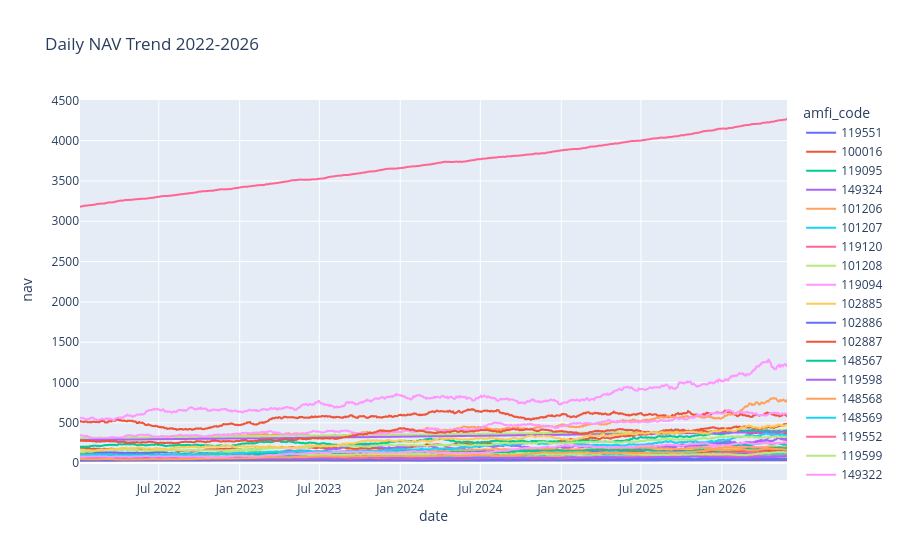

Here is the notebook cell this chart was saved with:
### Code cell
nav["date"] = pd.to_datetime(nav["date"])

nav = nav.sort_values("date")


fig = px.line(
    nav,
    x="date",
    y="nav",
    color="amfi_code",
    title="Daily NAV Trend 2022-2026"
)

fig.show()


fig.write_image(
    CHARTS/"nav_trend.png"
)

### Figure 1 — Plotly figure (JSON) as saved in the notebook; plotly's stock layout.template omitted (floating-point values rounded to 4 significant figures; data arrays with more than 128 entries replaced by an {"elided": "..."} marker saying what was removed)
{"data": [{"hovertemplate": "amfi_code=119551<br>date=%{x}<br>nav=%{y}<extra></extra>", "legendgroup": "119551", "line": {"color": "#636efa", "dash": "solid"}, "marker": {"symbol": "circle"}, "mode": "lines", "name": "119551", "showlegend": true, "type": "scattergl", "x": {"elided": "1150 str values"}, "xaxis": "x", "y": {"elided": "1150 float values"}, "yaxis": "y"}, {"hovertemplate": "amfi_code=100016<br>date=%{x}<br>nav=%{y}<extra></extra>", "legendgroup": "100016", "line": {"color": "#EF553B", "dash": "solid"}, "marker": {"symbol": "circle"}, "mode": "lines", "name": "100016", "showlegend": true, "type": "scattergl", "x": {"elided": "1150 str values"}, "xaxis": "x", "y": {"elided": "1150 float values"}, "yaxis": "y"}, {"hovertemplate": "amfi_code=119095<br>date=%{x}<br>nav=%{y}<extra></extra>", "legendgroup": "119095", "line": {"color": "#00cc96", "dash": "solid"}, "marker": {"symbol": "circle"}, "mode": "lines", "name": "119095", "showlegend": true, "type": "scattergl", "x": {"elided": "1150 str values"}, "xaxis": "x", "y": {"elided": "1150 float values"}, "yaxis": "y"}, {"hovertemplate": "amfi_code=149324<br>date=%{x}<br>nav=%{y}<extra></extra>", "legendgroup": "149324", "line": {"color": "#ab63fa", "dash": "solid"}, "marker": {"symbol": "circle"}, "mode": "lines", "name": "149324", "showlegend": true, "type": "scattergl", "x": {"elided": "1150 str values"}, "xaxis": "x", "y": {"elided": "1150 float values"}, "yaxis": "y"}, {"hovertemplate": "amfi_code=101206<br>date=%{x}<br>nav=%{y}<extra></extra>", "legendgroup": "101206", "line": {"color": "#FFA15A", "dash": "solid"}, "marker": {"symbol": "circle"}, "mode": "lines", "name": "101206", "showlegend": true, "type": "scattergl", "x": {"elided": "1150 str values"}, "xaxis": "x", "y": {"elided": "1150 float values"}, "yaxis": "y"}, {"hovertemplate": "amfi_code=101207<br>date=%{x}<br>nav=%{y}<extra></extra>", "legendgroup": "101207", "line": {"color": "#19d3f3", "dash": "solid"}, "marker": {"symbol": "circle"}, "mode": "lines", "name": "101207", "showlegend": true, "type": "scattergl", "x": {"elided": "1150 str values"}, "xaxis": "x", "y": {"elided": "1150 float values"}, "yaxis": "y"}, {"hovertemplate": "amfi_code=119120<br>date=%{x}<br>nav=%{y}<extra></extra>", "legendgroup": "119120", "line": {"color": "#FF6692", "dash": "solid"}, "marker": {"symbol": "circle"}, "mode": "lines", "name": "119120", "showlegend": true, "type": "scattergl", "x": {"elided": "1150 str values"}, "xaxis": "x", "y": {"elided": "1150 float values"}, "yaxis": "y"}, {"hovertemplate": "amfi_code=101208<br>date=%{x}<br>nav=%{y}<extra></extra>", "legendgroup": "101208", "line": {"color": "#B6E880", "dash": "solid"}, "marker": {"symbol": "circle"}, "mode": "lines", "name": "101208", "showlegend": true, "type": "scattergl", "x": {"elided": "1150 str values"}, "xaxis": "x", "y": {"elided": "1150 float values"}, "yaxis": "y"}, {"hovertemplate": "amfi_code=119094<br>date=%{x}<br>nav=%{y}<extra></extra>", "legendgroup": "119094", "line": {"color": "#FF97FF", "dash": "solid"}, "marker": {"symbol": "circle"}, "mode": "lines", "name": "119094", "showlegend": true, "type": "scattergl", "x": {"elided": "1150 str values"}, "xaxis": "x", "y": {"elided": "1150 float values"}, "yaxis": "y"}, {"hovertemplate": "amfi_code=102885<br>date=%{x}<br>nav=%{y}<extra></extra>", "legendgroup": "102885", "line": {"color": "#FECB52", "dash": "solid"}, "marker": {"symbol": "circle"}, "mode": "lines", "name": "102885", "showlegend": true, "type": "scattergl", "x": {"elided": "1150 str values"}, "xaxis": "x", "y": {"elided": "1150 float values"}, "yaxis": "y"}, {"hovertemplate": "amfi_code=102886<br>date=%{x}<br>nav=%{y}<extra></extra>", "legendgroup": "102886", "line": {"color": "#636efa", "dash": "solid"}, "marker": {"symbol": "circle"}, "mode": "lines", "name": "102886", "showlegend": true, "type": "scattergl", "x": {"elided": "1150 str values"}, "xaxis": "x", "y": {"elided": "1150 float values"}, "yaxis": "y"}, {"hovertemplate": "amfi_code=102887<br>date=%{x}<br>nav=%{y}<extra></extra>", "legendgroup": "102887", "line": {"color": "#EF553B", "dash": "solid"}, "marker": {"symbol": "circle"}, "mode": "lines", "name": "102887", "showlegend": true, "type": "scattergl", "x": {"elided": "1150 str values"}, "xaxis": "x", "y": {"elided": "1150 float values"}, "yaxis": "y"}, {"hovertemplate": "amfi_code=148567<br>date=%{x}<br>nav=%{y}<extra></extra>", "legendgroup": "148567", "line": {"color": "#00cc96", "dash": "solid"}, "marker": {"symbol": "circle"}, "mode": "lines", "name": "148567", "showlegend": true, "type": "scattergl", "x": {"elided": "1150 str values"}, "xaxis": "x", "y": {"elided": "1150 float values"}, "yaxis": "y"}, {"hovertemplate": "amfi_code=119598<br>date=%{x}<br>nav=%{y}<extra></extra>", "legendgroup": "119598", "line": {"color": "#ab63fa", "dash": "solid"}, "marker": {"symbol": "circle"}, "mode": "lines", "name": "119598", "showlegend": true, "type": "scattergl", "x": {"elided": "1150 str values"}, "xaxis": "x", "y": {"elided": "1150 float values"}, "yaxis": "y"}, {"hovertemplate": "amfi_code=148568<br>date=%{x}<br>nav=%{y}<extra></extra>", "legendgroup": "148568", "line": {"color": "#FFA15A", "dash": "solid"}, "marker": {"symbol": "circle"}, "mode": "lines", "name": "148568", "showlegend": true, "type": "scattergl", "x": {"elided": "1150 str values"}, "xaxis": "x", "y": {"elided": "1150 float values"}, "yaxis": "y"}, {"hovertemplate": "amfi_code=148569<br>date=%{x}<br>nav=%{y}<extra></extra>", "legendgroup": "148569", "line": {"color": "#19d3f3", "dash": "solid"}, "marker": {"symbol": "circle"}, "mode": "lines", "name": "148569", "showlegend": true, "type": "scattergl", "x": {"elided": "1150 str values"}, "xaxis": "x", "y": {"elided": "1150 float values"}, "yaxis": "y"}, {"hovertemplate": "amfi_code=119552<br>date=%{x}<br>nav=%{y}<extra></extra>", "legendgroup": "119552", "line": {"color": "#FF6692", "dash": "solid"}, "marker": {"symbol": "circle"}, "mode": "lines", "name": "119552", "showlegend": true, "type": "scattergl", "x": {"elided": "1150 str values"}, "xaxis": "x", "y": {"elided": "1150 float values"}, "yaxis": "y"}, {"hovertemplate": "amfi_code=119599<br>date=%{x}<br>nav=%{y}<extra></extra>", "legendgroup": "119599", "line": {"color": "#B6E880", "dash": "solid"}, "marker": {"symbol": "circle"}, "mode": "lines", "name": "119599", "showlegend": true, "type": "scattergl", "x": {"elided": "1150 str values"}, "xaxis": "x", "y": {"elided": "1150 float values"}, "yaxis": "y"}, {"hovertemplate": "amfi_code=149322<br>date=%{x}<br>nav=%{y}<extra></extra>", "legendgroup": "149322", "line": {"color": "#FF97FF", "dash": "solid"}, "marker": {"symbol": "circle"}, "mode": "lines", "name": "149322", "showlegend": true, "type": "scattergl", "x": {"elided": "1150 str values"}, "xaxis": "x", "y": {"elided": "1150 float values"}, "yaxis": "y"}, {"hovertemplate": "amfi_code=119093<br>date=%{x}<br>nav=%{y}<extra></extra>", "legendgroup": "119093", "line": {"color": "#FECB52", "dash": "solid"}, "marker": {"symbol": "circle"}, "mode": "lines", "name": "119093", "showlegend": true, "type": "scattergl", "x": {"elided": "1150 str values"}, "xaxis": "x", "y": {"elided": "1150 float values"}, "yaxis": "y"}, {"hovertemplate": "amfi_code=119092<br>date=%{x}<br>nav=%{y}<extra></extra>", "legendgroup": "119092", "line": {"color": "#636efa", "dash": "solid"}, "marker": {"symbol": "circle"}, "mode": "lines", "name": "119092", "showlegend": true, "type": "scattergl", "x": {"elided": "1150 str values"}, "xaxis": "x", "y": {"elided": "1150 float values"}, "yaxis": "y"}, {"hovertemplate": "amfi_code=120504<br>date=%{x}<br>nav=%{y}<extra></extra>", "legendgroup": "120504", "line": {"color": "#EF553B", "dash": "solid"}, "marker": {"symbol": "circle"}, "mode": "lines", "name": "120504", "showlegend": true, "type": "scattergl", "x": {"elided": "1150 str values"}, "xaxis": "x", "y": {"elided": "1150 float values"}, "yaxis": "y"}, {"hovertemplate": "amfi_code=120506<br>date=%{x}<br>nav=%{y}<extra></extra>", "legendgroup": "120506", "line": {"color": "#00cc96", "dash": "solid"}, "marker": {"symbol": "circle"}, "mode": "lines", "name": "120506", "showlegend": true, "type": "scattergl", "x": {"elided": "1150 str values"}, "xaxis": "x", "y": {"elided": "1150 float values"}, "yaxis": "y"}, {"hovertemplate": "amfi_code=120507<br>date=%{x}<br>nav=%{y}<extra></extra>", "legendgroup": "120507", "line": {"color": "#ab63fa", "dash": "solid"}, "marker": {"symbol": "circle"}, "mode": "lines", "name": "120507", "showlegend": true, "type": "scattergl", "x": {"elided": "1150 str values"}, "xaxis": "x", "y": {"elided": "1150 float values"}, "yaxis": "y"}, {"hovertemplate": "amfi_code=118632<br>date=%{x}<br>nav=%{y}<extra></extra>", "legendgroup": "118632", "line": {"color": "#FFA15A", "dash": "solid"}, "marker": {"symbol": "circle"}, "mode": "lines", "name": "118632", "showlegend": true, "type": "scattergl", "x": {"elided": "1150 str values"}, "xaxis": "x", "y": {"elided": "1150 float values"}, "yaxis": "y"}, {"hovertemplate": "amfi_code=120503<br>date=%{x}<br>nav=%{y}<extra></extra>", "legendgroup": "120503", "line": {"color": "#19d3f3", "dash": "solid"}, "marker": {"symbol": "circle"}, "mode": "lines", "name": "120503", "showlegend": true, "type": "scattergl", "x": {"elided": "1150 str values"}, "xaxis": "x", "y": {"elided": "1150 float values"}, "yaxis": "y"}, {"hovertemplate": "amfi_code=118633<br>date=%{x}<br>nav=%{y}<extra></extra>", "legendgroup": "118633", "line": {"color": "#FF6692", "dash": "solid"}, "marker": {"symbol": "circle"}, "mode": "lines", "name": "118633", "showlegend": true, "type": "scattergl", "x": {"elided": "1150 str values"}, "xaxis": "x", "y": {"elided": "1150 float values"}, "yaxis": "y"}, {"hovertemplate": "amfi_code=118634<br>date=%{x}<br>nav=%{y}<extra></extra>", "legendgroup": "118634", "line": {"color": "#B6E880", "dash": "solid"}, "marker": {"symbol": "circle"}, "mode": "lines", "name": "118634", "showlegend": true, "type": "scattergl", "x": {"elided": "1150 str values"}, "xaxis": "x", "y": {"elided": "1150 float values"}, "yaxis": "y"}, {"hovertemplate": "amfi_code=125497<br>date=%{x}<br>nav=%{y}<extra></extra>", "legendgroup": "125497", "line": {"color": "#FF97FF", "dash": "solid"}, "marker": {"symbol": "circle"}, "mode": "lines", "name": "125497", "showlegend": true, "type": "scattergl", "x": {"elided": "1150 str values"}, "xaxis": "x", "y": {"elided": "1150 float values"}, "yaxis": "y"}, {"hovertemplate": "amfi_code=100025<br>date=%{x}<br>nav=%{y}<extra></extra>", "legendgroup": "100025", "line": {"color": "#FECB52", "dash": "solid"}, "marker": {"symbol": "circle"}, "mode": "lines", "name": "100025", "showlegend": true, "type": "scattergl", "x": {"elided": "1150 str values"}, "xaxis": "x", "y": {"elided": "1150 float values"}, "yaxis": "y"}, {"hovertemplate": "amfi_code=118636<br>date=%{x}<br>nav=%{y}<extra></extra>", "legendgroup": "118636", "line": {"color": "#636efa", "dash": "solid"}, "marker": {"symbol": "circle"}, "mode": "lines", "name": "118636", "showlegend": true, "type": "scattergl", "x": {"elided": "1150 str values"}, "xaxis": "x", "y": {"elided": "1150 float values"}, "yaxis": "y"}, {"hovertemplate": "amfi_code=120841<br>date=%{x}<br>nav=%{y}<extra></extra>", "legendgroup": "120841", "line": {"color": "#EF553B", "dash": "solid"}, "marker": {"symbol": "circle"}, "mode": "lines", "name": "120841", "showlegend": true, "type": "scattergl", "x": {"elided": "1150 str values"}, "xaxis": "x", "y": {"elided": "1150 float values"}, "yaxis": "y"}, {"hovertemplate": "amfi_code=125498<br>date=%{x}<br>nav=%{y}<extra></extra>", "legendgroup": "125498", "line": {"color": "#00cc96", "dash": "solid"}, "marker": {"symbol": "circle"}, "mode": "lines", "name": "125498", "showlegend": true, "type": "scattergl", "x": {"elided": "1150 str values"}, "xaxis": "x", "y": {"elided": "1150 float values"}, "yaxis": "y"}, {"hovertemplate": "amfi_code=120842<br>date=%{x}<br>nav=%{y}<extra></extra>", "legendgroup": "120842", "line": {"color": "#ab63fa", "dash": "solid"}, "marker": {"symbol": "circle"}, "mode": "lines", "name": "120842", "showlegend": true, "type": "scattergl", "x": {"elided": "1150 str values"}, "xaxis": "x", "y": {"elided": "1150 float values"}, "yaxis": "y"}, {"hovertemplate": "amfi_code=120843<br>date=%{x}<br>nav=%{y}<extra></extra>", "legendgroup": "120843", "line": {"color": "#FFA15A", "dash": "solid"}, "marker": {"symbol": "circle"}, "mode": "lines", "name": "120843", "showlegend": true, "type": "scattergl", "x": {"elided": "1150 str values"}, "xaxis": "x", "y": {"elided": "1150 float values"}, "yaxis": "y"}, {"hovertemplate": "amfi_code=100033<br>date=%{x}<br>nav=%{y}<extra></extra>", "legendgroup": "100033", "line": {"color": "#19d3f3", "dash": "solid"}, "marker": {"symbol": "circle"}, "mode": "lines", "name": "100033", "showlegend": true, "type": "scattergl", "x": {"elided": "1150 str values"}, "xaxis": "x", "y": {"elided": "1150 float values"}, "yaxis": "y"}, {"hovertemplate": "amfi_code=120844<br>date=%{x}<br>nav=%{y}<extra></extra>", "legendgroup": "120844", "line": {"color": "#FF6692", "dash": "solid"}, "marker": {"symbol": "circle"}, "mode": "lines", "name": "120844", "showlegend": true, "type": "scattergl", "x": {"elided": "1150 str values"}, "xaxis": "x", "y": {"elided": "1150 float values"}, "yaxis": "y"}, {"hovertemplate": "amfi_code=118635<br>date=%{x}<br>nav=%{y}<extra></extra>", "legendgroup": "118635", "line": {"color": "#B6E880", "dash": "solid"}, "marker": {"symbol": "circle"}, "mode": "lines", "name": "118635", "showlegend": true, "type": "scattergl", "x": {"elided": "1150 str values"}, "xaxis": "x", "y": {"elided": "1150 float values"}, "yaxis": "y"}, {"hovertemplate": "amfi_code=149323<br>date=%{x}<br>nav=%{y}<extra></extra>", "legendgroup": "149323", "line": {"color": "#FF97FF", "dash": "solid"}, "marker": {"symbol": "circle"}, "mode": "lines", "name": "149323", "showlegend": true, "type": "scattergl", "x": {"elided": "1150 str values"}, "xaxis": "x", "y": {"elided": "1150 float values"}, "yaxis": "y"}, {"hovertemplate": "amfi_code=120505<br>date=%{x}<br>nav=%{y}<extra></extra>", "legendgroup": "120505", "line": {"color": "#FECB52", "dash": "solid"}, "marker": {"symbol": "circle"}, "mode": "lines", "name": "120505", "showlegend": true, "type": "scattergl", "x": {"elided": "1150 str values"}, "xaxis": "x", "y": {"elided": "1150 float values"}, "yaxis": "y"}], "layout": {"legend": {"title": {"text": "amfi_code"}, "tracegroupgap": 0}, "title": {"text": "Daily NAV Trend 2022-2026"}, "xaxis": {"anchor": "y", "domain": [0, 1], "title": {"text": "date"}}, "yaxis": {"anchor": "x", "domain": [0, 1], "title": {"text": "nav"}}}}
